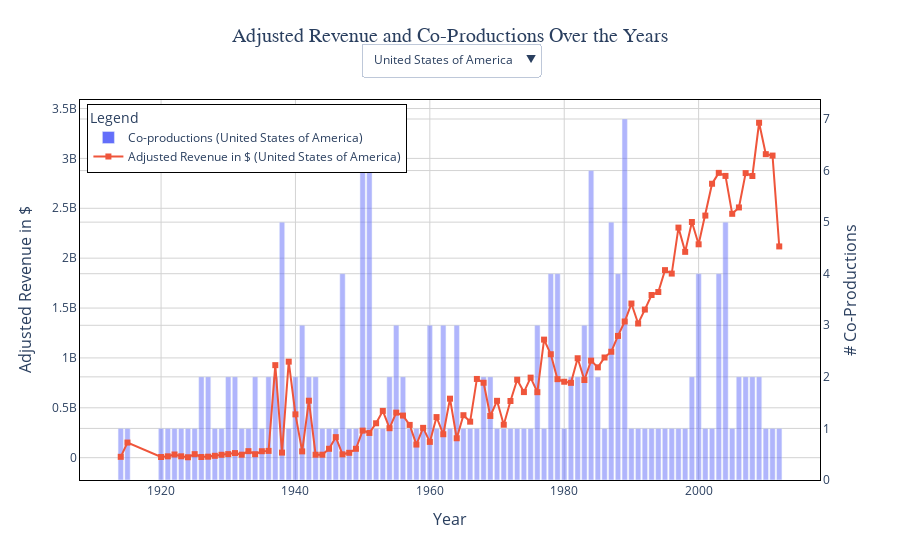

The cell this chart's notebook holds for it:
### Markdown cell above
Plot of the Adjusted Revenue and Co-Productions Over the Years:

- We create a dual-axis plot for adjusted revenue and number of co-productions over the years per country using plotly library.

- We can select the country on which we want to filter on.

### Code cell
# Initialize figure
fig = go.Figure()
df_movies_eco_exploded_countries['countries'] = df_movies_eco_exploded_countries['countries'].astype(str)

# Add traces for each country's data
for i, country in enumerate(df_movies_eco_exploded_countries['countries'].unique()):
    country_data = df_movies_eco_exploded_countries[df_movies_eco_exploded_countries['countries'] == country].groupby('year', as_index=False)[['revenue', 'revenue_adj']].sum()

    # Add Bar trace (with transparency)
    fig.add_trace(go.Bar(
        x=country_data['year'],
        y=df_movies_eco_coprod_countries_count['co_production_count'],  # Count of co-productions
        name=f'Co-productions ({country})',
        marker=dict(opacity=0.5),
        visible=True if country == df_movies_eco_exploded_countries['countries'].unique()[0] else False,
        yaxis='y2'  # Use the primary y-axis
    ))

    fig.add_trace(go.Scatter(
        x=country_data['year'],
        y=country_data['revenue_adj'],
        mode='lines+markers',
        name=f'Adjusted Revenue in $ ({country})',
        visible=True if country == df_movies_eco_exploded_countries['countries'].unique()[0] else False,
        line=dict(width=2),
        marker=dict(size=6, symbol='square'),
        yaxis='y'  # Use the secondary y-axis
    ))

# Create dropdown buttons for filtering by country
buttons = []
for country in df_movies_eco_exploded_countries['countries'].unique():
    visibility = [country == trace.name.split('(')[1].split(')')[0].strip() for trace in fig.data]

    button = {
        'label': country,
        'method': 'update',
        'args': [
            {'visible': visibility},  # Update visibility of traces
            {'title': f"Adjusted Revenue and Co-Productions: {country}"}
        ]
    }
    buttons.append(button)

# Update layout with dropdown menu and styling
fig.update_layout(
    updatemenus=[{
        'buttons': buttons,
        'direction': 'down',
        'showactive': True,
        'x': 0.5,
        'y': 1.15,
        'xanchor': 'center',
        'yanchor': 'top'
    }],
    title={
        'text': "Adjusted Revenue and Co-Productions Over the Years",
        'y': 0.95,
        'x': 0.5,
        'xanchor': 'center',
        'yanchor': 'top',
        'font': dict(size=20, family='Arial, sans-serif')
    },
    xaxis=dict(
        title='Year',
        titlefont=dict(size=16),
        tickfont=dict(size=12),
        showgrid=True,
        gridcolor='lightgrey',
        zeroline=False
    ),
    yaxis=dict(
        title='Adjusted Revenue in $',
        titlefont=dict(size=16),
        tickfont=dict(size=12),
        overlaying='y2',
        showgrid=True,
        gridcolor='lightgrey',
        zeroline=False
    ),
    yaxis2=dict(
        title='# Co-Productions',
        titlefont=dict(size=16),
        tickfont=dict(size=12),
        side='right',
        showgrid=True,
        gridcolor='lightgrey',
        zeroline=False
    ),
    legend=dict(
        title='Legend',
        x=0.01,
        y=0.99,
        bordercolor="Black",
        borderwidth=1,
        font=dict(size=12)
    ),
    plot_bgcolor='white'
)

# Add grid lines and background
fig.update_xaxes(showline=True, linewidth=1, linecolor='black', mirror=True)
fig.update_yaxes(showline=True, linewidth=1, linecolor='black', mirror=True)

# Show the figure
fig.show()
fig.write_html("Rev_vs_Co-prod.html")
